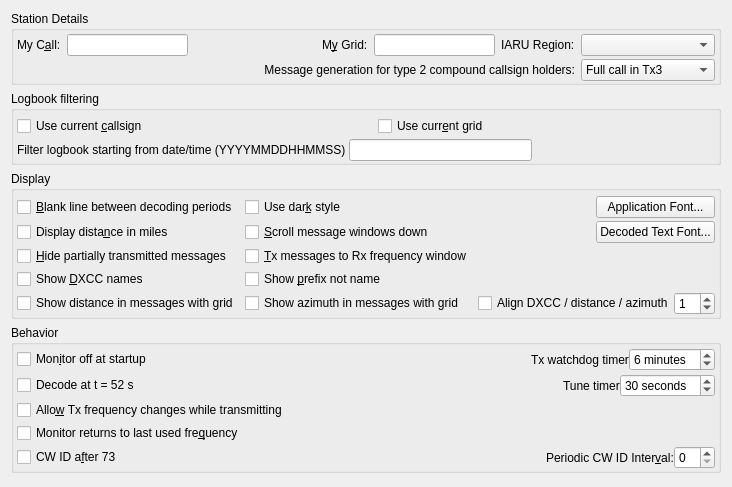
     <widget class="QWidget" name="general_tab">
      <attribute name="title">
       <string>Genera&amp;l</string>
      </attribute>
      <attribute name="toolTip">
       <string>General station details and settings.</string>
      </attribute>
      <layout class="QVBoxLayout" name="verticalLayout_4">
       <item>
        <widget class="QGroupBox" name="station_group_box">
         <property name="sizePolicy">
          <sizepolicy hsizetype="Preferred" vsizetype="Preferred">
           <horstretch>0</horstretch>
           <verstretch>0</verstretch>
          </sizepolicy>
         </property>
         <property name="title">
          <string>Station Details</string>
         </property>
         <layout class="QGridLayout" name="gridLayout_14">
          <property name="leftMargin">
           <number>3</number>
          </property>
          <property name="topMargin">
           <number>3</number>
          </property>
          <property name="rightMargin">
           <number>3</number>
          </property>
          <property name="bottomMargin">
           <number>1</number>
          </property>
          <property name="verticalSpacing">
           <number>3</number>
          </property>
          <item row="0" column="0">
           <widget class="QLabel" name="callsign_label">
            <property name="text">
             <string>My C&amp;all:</string>
            </property>
            <property name="buddy">
             <cstring>callsign_line_edit</cstring>
            </property>
           </widget>
          </item>
          <item row="0" column="1">
           <widget class="QLineEdit" name="callsign_line_edit">
            <property name="toolTip">
             <string>Station callsign.</string>
            </property>
           </widget>
          </item>
          <item row="0" column="2">
           <spacer name="horizontalSpacer_4">
            <property name="orientation">
             <enum>Qt::Horizontal</enum>
            </property>
            <property name="sizeHint" stdset="0">
             <size>
              <width>40</width>
              <height>20</height>
             </size>
            </property>
           </spacer>
          </item>
          <item row="0" column="3">
           <widget class="QLabel" name="grid_label">
            <property name="text">
             <string>M&amp;y Grid:</string>
            </property>
            <property name="buddy">
             <cstring>grid_line_edit</cstring>
            </property>
           </widget>
          </item>
          <item row="0" column="4">
           <widget class="QLineEdit" name="grid_line_edit">
            <property name="toolTip">
             <string>Maidenhead locator (only the first four characters are required).</string>
            </property>
           </widget>
          </item>
          <item row="0" column="5">
           <widget class="QLabel" name="label_121">
            <property name="text">
             <string>IARU Region:</string>
            </property>
            <property name="buddy">
             <cstring>region_combo_box</cstring>
            </property>
           </widget>
          </item>
          <item row="0" column="6">
           <widget class="QComboBox" name="region_combo_box">
            <property name="toolTip">
             <string>&lt;html&gt;&lt;head/&gt;&lt;body&gt;&lt;p&gt;Select your IARU region.&lt;/p&gt;&lt;/body&gt;&lt;/html&gt;</string>
            </property>
           </widget>
          </item>
          <item row="1" column="6">
           <widget class="QComboBox" name="type_2_msg_gen_combo_box">
            <property name="enabled">
             <bool>true</bool>
            </property>
            <property name="toolTip">
             <string>&lt;html&gt;&lt;head/&gt;&lt;body&gt;&lt;p&gt;Type 2 compound callsigns are those with prefixes or suffixes not included in the allowed shortlist (See Help-&amp;gt;Add-on prefixes and suffixes).&lt;/p&gt;&lt;p&gt;This option determines which generated messages should contain your full type 2 compound call sign rather than your base callsign. It only applies if you have a type 2 compound callsign.&lt;/p&gt;&lt;p&gt;This option controls the way the messages that are used to answer CQ calls are generated. Generated messages 6 (CQ) and 5 (73) will always contain your full callsign. The JT65 and JT9 protocols allow for some standard messages with your full call at the expense of another piece of information such as the DX call or your locator.&lt;/p&gt;&lt;p&gt;Choosing message 1 omits the DX callsign which may be an issue when replying to CQ calls. Choosing message 3 also omits the DX callsign and many versions of this and other software will not extract the report. Choosing neither means that your full callsign only goes in your message 5 (73) so your QSO partner my log the wrong callsign.&lt;/p&gt;&lt;p&gt;None of these options are perfect, message 3 is best but be aware your QSO partner may not log the report you send them.&lt;/p&gt;&lt;/body&gt;&lt;/html&gt;</string>
            </property>
            <property name="currentIndex">
             <number>1</number>
            </property>
            <item>
             <property name="text">
              <string>Full call in Tx1</string>
             </property>
            </item>
            <item>
             <property name="text">
              <string>Full call in Tx3</string>
             </property>
            </item>
            <item>
             <property name="text">
              <string>Full call in Tx5 only</string>
             </property>
            </item>
           </widget>
          </item>
          <item row="1" column="0" colspan="6">
           <widget class="QLabel" name="label_5">
            <property name="text">
             <string>Message generation for type 2 compound callsign holders:</string>
            </property>
            <property name="alignment">
             <set>Qt::AlignRight|Qt::AlignTrailing|Qt::AlignVCenter</set>
            </property>
            <property name="buddy">
             <cstring>type_2_msg_gen_combo_box</cstring>
            </property>
           </widget>
          </item>
         </layout>
        </widget>
       </item>
       <item>
        <widget class="QGroupBox" name="groupBox_13">
         <property name="minimumSize">
          <size>
           <width>0</width>
           <height>60</height>
          </size>
         </property>
         <property name="title">
          <string>Logbook filtering</string>
         </property>
         <layout class="QGridLayout" name="gridLayout_42">
          <property name="leftMargin">
           <number>3</number>
          </property>
          <property name="topMargin">
           <number>3</number>
          </property>
          <property name="rightMargin">
           <number>3</number>
          </property>
          <property name="bottomMargin">
           <number>1</number>
          </property>
          <item row="0" column="0">
           <layout class="QVBoxLayout" name="verticalLayout_22">
            <property name="spacing">
             <number>3</number>
            </property>
            <property name="topMargin">
             <number>2</number>
            </property>
            <item>
             <layout class="QHBoxLayout" name="horizontalLayout_38">
              <item>
               <widget class="QCheckBox" name="callNotif_check_box">
                <property name="text">
                 <string>Use current &amp;callsign</string>
                </property>
               </widget>
              </item>
              <item>
               <spacer name="horizontalSpacer_32">
                <property name="orientation">
                 <enum>Qt::Horizontal</enum>
                </property>
                <property name="sizeHint" stdset="0">
                 <size>
                  <width>10</width>
                  <height>5</height>
                 </size>
                </property>
               </spacer>
              </item>
              <item>
               <widget class="QCheckBox" name="gridNotif_check_box">
                <property name="text">
                 <string>Use curr&amp;ent grid</string>
                </property>
               </widget>
              </item>
              <item>
               <spacer name="horizontalSpacer_34">
                <property name="orientation">
                 <enum>Qt::Horizontal</enum>
                </property>
                <property name="sizeHint" stdset="0">
                 <size>
                  <width>10</width>
                  <height>5</height>
                 </size>
                </property>
               </spacer>
              </item>
             </layout>
            </item>
            <item>
             <layout class="QHBoxLayout" name="horizontalLayout_39">
              <item>
               <widget class="QLabel" name="label_25">
                <property name="text">
                 <string>Filter logbook starting from date/time (YYYYMMDDHHMMSS)</string>
                </property>
               </widget>
              </item>
              <item>
               <widget class="QLineEdit" name="logTime_line_edit">
                <property name="maxLength">
                 <number>14</number>
                </property>
               </widget>
              </item>
              <item>
               <spacer name="horizontalSpacer_33">
                <property name="orientation">
                 <enum>Qt::Horizontal</enum>
                </property>
                <property name="sizeHint" stdset="0">
                 <size>
                  <width>40</width>
                  <height>20</height>
                 </size>
                </property>
               </spacer>
              </item>
             </layout>
            </item>
           </layout>
          </item>
         </layout>
        </widget>
       </item>
       <item>
        <widget class="QGroupBox" name="display_group_box">
         <property name="sizePolicy">
          <sizepolicy hsizetype="Preferred" vsizetype="Preferred">
           <horstretch>0</horstretch>
           <verstretch>0</verstretch>
          </sizepolicy>
         </property>
         <property name="title">
          <string>Display</string>
         </property>
         <layout class="QGridLayout" name="gridLayout_4">
          <property name="leftMargin">
           <number>3</number>
          </property>
          <property name="topMargin">
           <number>3</number>
          </property>
          <property name="rightMargin">
           <number>3</number>
          </property>
          <property name="bottomMargin">
           <number>1</number>
          </property>
          <property name="verticalSpacing">
           <number>6</number>
          </property>
          <item row="0" column="1">
           <layout class="QGridLayout" name="gridLayout_21">
            <property name="topMargin">
             <number>2</number>
            </property>
            <property name="verticalSpacing">
             <number>3</number>
            </property>
            <item row="1" column="2">
             <widget class="QCheckBox" name="scroll_check_box">
              <property name="toolTip">
               <string>Scroll message windows down not up.</string>
              </property>
              <property name="text">
               <string>&amp;Scroll message windows down</string>
              </property>
             </widget>
            </item>
            <item row="4" column="0">
             <widget class="QCheckBox" name="cb_showDistance">
              <property name="toolTip">
               <string>&lt;html&gt;&lt;head/&gt;&lt;body&gt;&lt;p&gt;If a station sends locator, calculate and show the distance in Band Activity pane.&lt;/p&gt;&lt;/body&gt;&lt;/html&gt;</string>
              </property>
              <property name="text">
               <string>Show distance in messages with grid</string>
              </property>
             </widget>
            </item>
            <item row="2" column="2">
             <widget class="QCheckBox" name="TX_messages_check_box">
              <property name="enabled">
               <bool>true</bool>
              </property>
              <property name="toolTip">
               <string>Show outgoing transmitted messages in the Rx frequency window.</string>
              </property>
              <property name="text">
               <string>&amp;Tx messages to Rx frequency window</string>
              </property>
              <property name="checked">
               <bool>false</bool>
              </property>
             </widget>
            </item>
            <item row="3" column="0">
             <widget class="QCheckBox" name="countryName_check_box">
              <property name="toolTip">
               <string>Append DXCC names to decoded messages.</string>
              </property>
              <property name="text">
               <string>Show &amp;DXCC names</string>
              </property>
             </widget>
            </item>
            <item row="0" column="4">
             <widget class="QPushButton" name="font_push_button">
              <property name="toolTip">
               <string>Set the font characteristics for the application.</string>
              </property>
              <property name="text">
               <string>Application Font...</string>
              </property>
             </widget>
            </item>
            <item row="1" column="4">
             <widget class="QPushButton" name="decoded_text_font_push_button">
              <property name="toolTip">
               <string>Set the font characteristics for the Band Activity and Rx Frequency areas.</string>
              </property>
              <property name="text">
               <string>Decoded Text Font...</string>
              </property>
             </widget>
            </item>
            <item row="3" column="2">
             <widget class="QCheckBox" name="countryPrefix_check_box">
              <property name="toolTip">
               <string>Append prefix instead of name.</string>
              </property>
              <property name="text">
               <string>Show &amp;prefix not name</string>
              </property>
             </widget>
            </item>
            <item row="1" column="0">
             <widget class="QCheckBox" name="miles_check_box">
              <property name="toolTip">
               <string>Show distance to DX station in miles rather than kilometers.</string>
              </property>
              <property name="text">
               <string>Display dista&amp;nce in miles</string>
              </property>
             </widget>
            </item>
            <item row="0" column="0">
             <widget class="QCheckBox" name="insert_blank_check_box">
              <property name="toolTip">
               <string>Include a separator line between periods in the band activity window.</string>
              </property>
              <property name="text">
               <string>&amp;Blank line between decoding periods</string>
              </property>
             </widget>
            </item>
            <item row="4" column="2">
             <widget class="QCheckBox" name="cb_showAzimuth">
              <property name="toolTip">
               <string>&lt;html&gt;&lt;head/&gt;&lt;body&gt;&lt;p&gt;If a station sends a valid Maidenhead locator, calculate and show the great-circle azimuth in Band Activity pane.&lt;/p&gt;&lt;/body&gt;&lt;/html&gt;</string>
              </property>
              <property name="text">
               <string>Show azimuth in messages with grid</string>
              </property>
             </widget>
            </item>
            <item row="2" column="0">
             <widget class="QCheckBox" name="hide_TX_messages_check_box">
              <property name="toolTip">
               <string>&lt;html&gt;&lt;head/&gt;&lt;body&gt;&lt;p&gt;When TX message is changed previous message will not be shown if it was transmitted for less than 2 seconds.&lt;/p&gt;&lt;/body&gt;&lt;/html&gt;</string>
              </property>
              <property name="text">
               <string>&amp;Hide partially transmitted messages</string>
              </property>
             </widget>
            </item>
            <item row="0" column="2">
             <layout class="QHBoxLayout" name="horizontalLayout_40">
              <item>
               <widget class="QCheckBox" name="useDarkStyle_check_box">
                <property name="text">
                 <string>Use dar&amp;k style</string>
                </property>
               </widget>
              </item>
             </layout>
            </item>
            <item row="0" column="3">
             <spacer name="horizontalSpacer_2">
              <property name="orientation">
               <enum>Qt::Horizontal</enum>
              </property>
              <property name="sizeHint" stdset="0">
               <size>
                <width>0</width>
                <height>0</height>
               </size>
              </property>
             </spacer>
            </item>
            <item row="4" column="3" colspan="2">
             <layout class="QHBoxLayout" name="horizontalLayout_6">
              <item>
               <widget class="QCheckBox" name="cb_Align">
                <property name="toolTip">
                 <string>&lt;html&gt;&lt;head/&gt;&lt;body&gt;&lt;p&gt;Align the text for DXCC, distance and azimuth.&lt;/p&gt;&lt;/body&gt;&lt;/html&gt;</string>
                </property>
                <property name="text">
                 <string>Align DXCC / distance / azimuth</string>
                </property>
               </widget>
              </item>
              <item>
               <widget class="QSpinBox" name="align_spin_box">
                <property name="toolTip">
                 <string>&lt;html&gt;&lt;head/&gt;&lt;body&gt;&lt;p&gt;Increase or decrease the space between DXCC and distance/azimuth.&lt;/p&gt;&lt;/body&gt;&lt;/html&gt;</string>
                </property>
                <property name="minimum">
                 <number>-2</number>
                </property>
                <property name="maximum">
                 <number>10</number>
                </property>
                <property name="value">
                 <number>1</number>
                </property>
               </widget>
              </item>
              <item>
               <spacer name="horizontalSpacer_7">
                <property name="orientation">
                 <enum>Qt::Horizontal</enum>
                </property>
                <property name="sizeHint" stdset="0">
                 <size>
                  <width>0</width>
                  <height>20</height>
                 </size>
                </property>
               </spacer>
              </item>
             </layout>
            </item>
           </layout>
          </item>
         </layout>
        </widget>
       </item>
       <item>
        <widget class="QGroupBox" name="behaviour_group_box">
         <property name="title">
          <string>Behavior</string>
         </property>
         <layout class="QGridLayout" name="gridLayout_8">
          <property name="leftMargin">
           <number>3</number>
          </property>
          <property name="topMargin">
           <number>3</number>
          </property>
          <property name="rightMargin">
           <number>3</number>
          </property>
          <property name="bottomMargin">
           <number>1</number>
          </property>
          <property name="horizontalSpacing">
           <number>6</number>
          </property>
          <property name="verticalSpacing">
           <number>3</number>
          </property>
          <item row="0" column="0">
           <layout class="QHBoxLayout" name="horizontalLayout_32">
            <item>
             <widget class="QCheckBox" name="monitor_off_check_box">
              <property name="toolTip">
               <string>Don't start decoding until the monitor button is clicked.</string>
              </property>
              <property name="text">
               <string>Mon&amp;itor off at startup</string>
              </property>
              <property name="checked">
               <bool>false</bool>
              </property>
             </widget>
            </item>
            <item>
             <spacer name="horizontalSpacer_18">
              <property name="orientation">
               <enum>Qt::Horizontal</enum>
              </property>
              <property name="sizeHint" stdset="0">
               <size>
                <width>40</width>
                <height>20</height>
               </size>
              </property>
             </spacer>
            </item>
            <item>
             <widget class="QLabel" name="label_30">
              <property name="enabled">
               <bool>true</bool>
              </property>
              <property name="text">
               <string>Tx watchdog timer</string>
              </property>
             </widget>
            </item>
            <item>
             <widget class="QSpinBox" name="tx_watchdog_spin_box">
              <property name="enabled">
               <bool>true</bool>
              </property>
              <property name="toolTip">
               <string>&lt;html&gt;&lt;head/&gt;&lt;body&gt;&lt;p&gt;Number of minutes before unattended transmissions are aborted&lt;/p&gt;&lt;/body&gt;&lt;/html&gt;</string>
              </property>
              <property name="specialValueText">
               <string>Disabled</string>
              </property>
              <property name="suffix">
               <string> minutes</string>
              </property>
              <property name="value">
               <number>6</number>
              </property>
             </widget>
            </item>
           </layout>
          </item>
          <item row="1" column="0">
           <layout class="QHBoxLayout" name="horizontalLayout_33">
            <item>
             <widget class="QCheckBox" name="decode_at_52s_check_box">
              <property name="text">
               <string>Decode at t = 52 s</string>
              </property>
             </widget>
            </item>
            <item>
             <spacer name="horizontalSpacer_26">
              <property name="orientation">
               <enum>Qt::Horizontal</enum>
              </property>
              <property name="sizeHint" stdset="0">
               <size>
                <width>40</width>
                <height>20</height>
               </size>
              </property>
             </spacer>
            </item>
            <item>
             <widget class="QLabel" name="label_32">
              <property name="text">
               <string>Tune timer</string>
              </property>
             </widget>
            </item>
            <item>
             <widget class="QSpinBox" name="tune_timer_spin_box">
              <property name="toolTip">
               <string>&lt;html&gt;&lt;head/&gt;&lt;body&gt;&lt;p&gt;Number of seconds before tune is aborted&lt;/p&gt;&lt;/body&gt;&lt;/html&gt;</string>
              </property>
              <property name="specialValueText">
               <string>Disabled</string>
              </property>
              <property name="suffix">
               <string> seconds</string>
              </property>
              <property name="minimum">
               <number>0</number>
              </property>
              <property name="maximum">
               <number>300</number>
              </property>
              <property name="singleStep">
               <number>5</number>
              </property>
              <property name="value">
               <number>30</number>
              </property>
             </widget>
            </item>
           </layout>
          </item>
          <item row="2" column="0">
           <widget class="QCheckBox" name="tx_QSY_check_box">
            <property name="toolTip">
             <string>&lt;html&gt;&lt;head/&gt;&lt;body&gt;&lt;p&gt;Some rigs are not able to process CAT commands while transmitting. This means that if you are operating in split mode you may have to uncheck this option.&lt;/p&gt;&lt;/body&gt;&lt;/html&gt;</string>
            </property>
            <property name="text">
             <string>Allo&amp;w Tx frequency changes while transmitting</string>
            </property>
           </widget>
          </item>
          <item row="3" column="0">
           <widget class="QCheckBox" name="monitor_last_used_check_box">
            <property name="toolTip">
             <string>&lt;html&gt;&lt;head/&gt;&lt;body&gt;&lt;p&gt;Check this if you wish to automatically return to the last monitored frequency when monitor is enabled, leave it unchecked if you wish to have the current rig frequency maintained.&lt;/p&gt;&lt;/body&gt;&lt;/html&gt;</string>
            </property>
            <property name="text">
             <string>Monitor returns to last used fre&amp;quency</string>
            </property>
           </widget>
          </item>
          <item row="4" column="0">
           <layout class="QHBoxLayout" name="horizontalLayout_9">
            <item>
             <widget class="QCheckBox" name="CW_id_after_73_check_box">
              <property name="toolTip">
               <string>Send a CW ID after every 73 or free text message.</string>
              </property>
              <property name="text">
               <string>CW ID a&amp;fter 73</string>
              </property>
             </widget>
            </item>
            <item>
             <spacer name="horizontalSpacer">
              <property name="orientation">
               <enum>Qt::Horizontal</enum>
              </property>
              <property name="sizeHint" stdset="0">
               <size>
                <width>40</width>
                <height>20</height>
               </size>
              </property>
             </spacer>
            </item>
            <item>
             <widget class="QLabel" name="label">
              <property name="sizePolicy">
               <sizepolicy hsizetype="Preferred" vsizetype="Preferred">
                <horstretch>0</horstretch>
                <verstretch>0</verstretch>
               </sizepolicy>
              </property>
              <property name="text">
               <string>Periodic CW ID Inter&amp;val:</string>
              </property>
              <property name="buddy">
               <cstring>CW_id_interval_spin_box</cstring>
              </property>
             </widget>
            </item>
            <item>
             <widget class="QSpinBox" name="CW_id_interval_spin_box">
              <property name="sizePolicy">
               <sizepolicy hsizetype="Minimum" vsizetype="Fixed">
                <horstretch>0</horstretch>
                <verstretch>0</verstretch>
               </sizepolicy>
              </property>
              <property name="toolTip">
               <string>Send a CW ID periodically every few minutes.
This might be required under your countries licence regulations.
It will not interfere with other users as it is always sent in the
quiet period when decoding is done.</string>
              </property>
             </widget>
            </item>
           </layout>
          </item>
         </layout>
        </widget>
       </item>
       <item>
        <spacer name="verticalSpacer">
         <property name="orientation">
          <enum>Qt::Vertical</enum>
         </property>
         <property name="sizeHint" stdset="0">
          <size>
           <width>20</width>
           <height>3</height>
          </size>
         </property>
        </spacer>
       </item>
      </layout>
     </widget>
